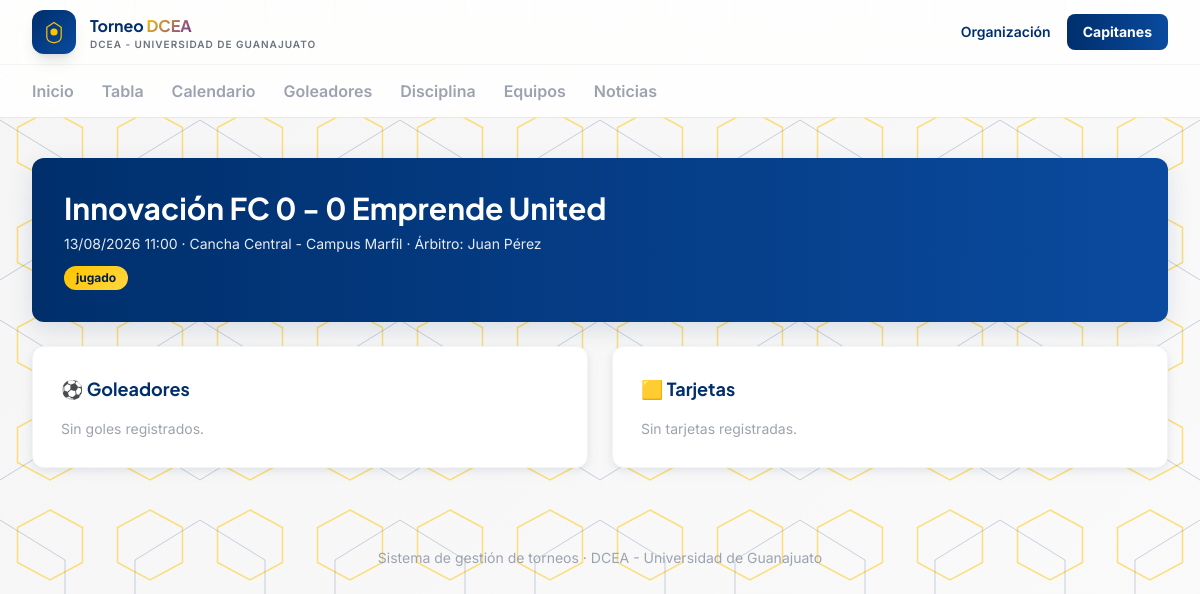
The page /partido/6 on the database its author committed.
### app/models/core.py (models this page shows)
class Organizacion(db.Model):
    __tablename__ = "organizaciones"
    id = db.Column(db.Integer, primary_key=True)
    nombre = db.Column(db.String(150), nullable=False)
    logo_url = db.Column(db.String(300))
    torneos = db.relationship("Torneo", backref="organizacion", lazy=True)
    equipos = db.relationship("Equipo", backref="organizacion", lazy=True)
    canchas = db.relationship("Cancha", backref="organizacion", lazy=True)
    arbitros = db.relationship("Arbitro", backref="organizacion", lazy=True)
    noticias = db.relationship("Noticia", backref="organizacion", lazy=True)

class Cancha(db.Model):
    __tablename__ = "canchas"
    id = db.Column(db.Integer, primary_key=True)
    organizacion_id = db.Column(db.Integer, db.ForeignKey("organizaciones.id"), nullable=False)
    nombre = db.Column(db.String(100), nullable=False)
    ubicacion = db.Column(db.String(200))
    partidos = db.relationship("Partido", backref="cancha", lazy=True)

class Arbitro(db.Model):
    __tablename__ = "arbitros"
    id = db.Column(db.Integer, primary_key=True)
    organizacion_id = db.Column(db.Integer, db.ForeignKey("organizaciones.id"), nullable=False)
    nombre = db.Column(db.String(120), nullable=False)
    contacto = db.Column(db.String(120))
    partidos = db.relationship("Partido", backref="arbitro", lazy=True)

### app/models/equipos.py (models this page shows, shortened)
class Equipo(db.Model):
    __tablename__ = "equipos"
    id = db.Column(db.Integer, primary_key=True)
    organizacion_id = db.Column(db.Integer, db.ForeignKey("organizaciones.id"), nullable=False)
    nombre = db.Column(db.String(120), nullable=False)
    escudo_url = db.Column(db.String(300))
    capitan_id = db.Column(db.Integer, db.ForeignKey("usuarios.id"))
    inscripciones = db.relationship("Inscripcion", backref="equipo", lazy=True)
    rosters = db.relationship("Roster", backref="equipo", lazy=True)

### app/models/partidos.py (models this page shows, shortened)
class Partido(db.Model):
    __tablename__ = "partidos"
    id = db.Column(db.Integer, primary_key=True)
    jornada_id = db.Column(db.Integer, db.ForeignKey("jornadas.id"), nullable=False)
    equipo_local_id = db.Column(db.Integer, db.ForeignKey("equipos.id"), nullable=False)
    equipo_visitante_id = db.Column(db.Integer, db.ForeignKey("equipos.id"), nullable=False)
    cancha_id = db.Column(db.Integer, db.ForeignKey("canchas.id"))
    arbitro_id = db.Column(db.Integer, db.ForeignKey("arbitros.id"))
    fecha = db.Column(db.Date, nullable=False)
    hora = db.Column(db.Time, nullable=False)
    estado = db.Column(db.String(20), default="programado")
    resultado_local = db.Column(db.Integer)
    resultado_visitante = db.Column(db.Integer)
    nota = db.Column(db.String(300))  # motivo de suspension, etc.
    costo_arbitraje = db.Column(db.Integer, default=400)
    arbitraje_pagado_local = db.Column(db.Boolean, default=False)
    arbitraje_pagado_visitante = db.Column(db.Boolean, default=False)
    recordatorio_dia_antes_enviado = db.Column(db.Boolean, default=False)
    recordatorio_hora_antes_enviado = db.Column(db.Boolean, default=False)
    equipo_local = db.relationship("Equipo", foreign_keys=[equipo_local_id])
    equipo_visitante = db.relationship("Equipo", foreign_keys=[equipo_visitante_id])
    eventos = db.relationship("EventoPartido", backref="partido", lazy=True)
    detalles = db.relationship("DetallePartidoEquipo", backref="partido", lazy=True)
    def goleadores(self):
        return [e for e in self.eventos if e.tipo_evento == "gol"]
    def tarjetas(self):
        return [e for e in self.eventos if e.tipo_evento in ("tarjeta_amarilla", "tarjeta_roja")]

### app/routes/public.py (the view)
@public_bp.route("/partido/<int:partido_id>")
def partido_detalle(partido_id):
    partido = Partido.query.get_or_404(partido_id)
    if partido.jornada.estado != "publicada":
        abort(404)
    return render_template("public/partido.html", partido=partido)

### app/templates/public/partido.html (shortened to what this page needs)
{% extends "public/base.html" %}
{% block content %}
<div class="bg-gradient-to-r from-navy to-navy-light rounded-xl shadow-elevation p-8 text-white mb-6">
  <h1 class="font-display text-2xl sm:text-3xl font-bold">
    {{ partido.equipo_local.nombre }} {{ partido.resultado_local if partido.resultado_local is not none else '' }}
    - {{ partido.resultado_visitante if partido.resultado_visitante is not none else '' }} {{ partido.equipo_visitante.nombre }}
  </h1>
  <p class="opacity-90 mt-2 text-sm">
    {{ partido.fecha.strftime('%d/%m/%Y') }} {{ partido.hora.strftime('%H:%M') }}
    {% if partido.cancha %} &middot; {{ partido.cancha.nombre }}{% endif %}
    {% if partido.arbitro %} &middot; Árbitro: {{ partido.arbitro.nombre }}{% endif %}
  </p>
  <span class="inline-block mt-3 text-xs font-bold px-3 py-1 rounded-full badge-gold">{{ partido.estado }}</span>
</div>
<div class="grid sm:grid-cols-2 gap-6">
  <div class="bg-white rounded-xl shadow-card border border-gray-100 p-7">
    <h3 class="font-display text-lg font-bold text-navy mb-4">⚽ Goleadores</h3>
    {% set goles = partido.goleadores() %}
    {% if goles %}
      <ul class="space-y-2">
        {% for g in goles %}
          <li class="text-sm text-gray-700">
            <span class="font-semibold text-navy">{{ g.jugador.nombre }}</span> ({{ g.equipo.nombre if g.equipo }}){% if g.minuto %} — min {{ g.minuto }}{% endif %}
          </li>
        {% endfor %}
      </ul>
    {% else %}
      <p class="text-gray-400 text-sm">Sin goles registrados.</p>
    {% endif %}
  </div>
  <div class="bg-white rounded-xl shadow-card border border-gray-100 p-7">
    <h3 class="font-display text-lg font-bold text-navy mb-4">🟨 Tarjetas</h3>
    {% set tarjetas = partido.tarjetas() %}
    {% if tarjetas %}
      <ul class="space-y-2">
        {% for t in tarjetas %}
          <li class="text-sm text-gray-700">
            <span class="font-semibold text-navy">{{ t.jugador.nombre }}</span> —
            {{ 'Amarilla' if t.tipo_evento == 'tarjeta_amarilla' else 'Roja' }}
          </li>
        {% endfor %}
      </ul>
    {% else %}
      <p class="text-gray-400 text-sm">Sin tarjetas registradas.</p>
    {% endif %}
  </div>
</div>
{% endblock %}

### app/templates/public/base.html (shortened to what this page needs)
<!DOCTYPE html>
<html lang="es">
<head>
<script src="https://cdn.tailwindcss.com"></script>
</head>
<body>
<header class="sticky top-0 z-40 bg-white/85 backdrop-blur-xl border-b border-gray-200">
  <div class="max-w-7xl mx-auto px-5 sm:px-8 h-16 flex items-center justify-between">
    <a href="{{ url_for('public.home') }}" class="flex items-center gap-3.5">
      <div class="w-11 h-11 rounded-xl bg-gradient-to-br from-navy to-navy-light flex items-center justify-center shadow-lg">
        <svg width="24" height="24" viewBox="0 0 40 40" fill="none">
          <path d="M20 4 L32 12 V28 C32 34 28 37 20 38 C12 37 8 34 8 28 V12 Z" stroke="#FFC400" stroke-width="2" fill="none"/>
          <circle cx="20" cy="20" r="6" fill="#FFC400"/>
        </svg>
      </div>
      <div class="leading-tight">
        <p class="font-display font-bold text-navy text-[15px] sm:text-base">Torneo <span class="gradient-accent">DCEA</span></p>
        <p class="text-[10px] text-gray-500 tracking-widest uppercase font-semibold hidden sm:block">{{ organizacion.nombre if organizacion else 'Sitio público' }}</p>
      </div>
    </a>
    <div class="flex items-center gap-4">
      <a href="{{ url_for('admin.login') }}" class="text-sm font-semibold text-navy hover:text-gold hidden sm:inline">Organización</a>
      <a href="{{ url_for('capitan.login') }}" class="bg-gradient-to-r from-navy to-navy-light hover:shadow-lg text-white text-sm font-bold px-4 py-2 rounded-lg transition-all">Capitanes</a>
    </div>
  </div>
  <nav class="max-w-7xl mx-auto px-5 sm:px-8 flex gap-7 border-t border-gray-100 overflow-x-auto">
    {% macro navlink(endpoint, label) %}
      <a href="{{ url_for(endpoint) }}" class="tab-link {{ 'active' if request.endpoint == endpoint }}">{{ label }}</a>
    {% endmacro %}
    {{ navlink('public.home', 'Inicio') }}
    {{ navlink('public.tabla_posiciones', 'Tabla') }}
    {{ navlink('public.calendario', 'Calendario') }}
    {{ navlink('public.goleadores', 'Goleadores') }}
    {{ navlink('public.disciplina', 'Disciplina') }}
    {{ navlink('public.equipos', 'Equipos') }}
    {{ navlink('public.noticias', 'Noticias') }}
  </nav>
</header>
<main class="max-w-7xl mx-auto px-5 sm:px-8 py-10">
  {% block content %}{% endblock %}
</main>
<footer class="text-center py-10 text-gray-400 text-sm">
  Sistema de gestión de torneos &middot; {{ organizacion.nombre if organizacion else '' }}
</footer>
</body>
</html>

### app/templates/public/base.html (style rules this page uses)
* { box-sizing: border-box; }
body { font-family: 'Inter', sans-serif; min-height: 100vh; position: relative; background: linear-gradient(135deg, #F5F5F5 0%, #FAFAFA 100%); overflow-x: hidden; }
body::before { content: ''; position: fixed; top: 0; left: 0; width: 100%; height: 100%; z-index: -2; background-repeat: repeat; background-size: 100px 100px; pointer-events: none; }
body::after { content: ''; position: fixed; top: 0; left: 0; width: 100%; height: 100%; z-index: -2; background-repeat: repeat; background-size: 200px 200px; background-position: 100px 100px; pointer-events: none; }
main { position: relative; z-index: 1; }
.font-display { font-family: 'Plus Jakarta Sans', sans-serif; }
.tab-link { position: relative; font-weight: 600; color: #9CA3AF; padding: 14px 0; white-space: nowrap; }
.badge-gold { background: linear-gradient(135deg, #FFC400, #FFD740); color: #001C42; }
.gradient-accent { background: linear-gradient(135deg, #FFC400, #7030A0); -webkit-background-clip: text; -webkit-text-fill-color: transparent; background-clip: text; }

### rows shown on the page
Organizacion: nombre "DCEA - UNIVERSIDAD DE GUANAJUATO", nombre "DCEA - Universidad de Guanajuato"
Equipo: equipo_local.nombre "Innovación FC"
Partido: resultado_local "0", resultado_visitante "0", fecha "13/08/2026", hora "11:00", estado "jugado"
Equipo: equipo_visitante.nombre "Emprende United"
Cancha: cancha.nombre "Cancha Central - Campus Marfil"
Arbitro: arbitro.nombre "Juan Pérez"

### other values the page prints
{{ label }} "Inicio Tabla Calendario Goleadores Disciplina Equipos Noticias"
